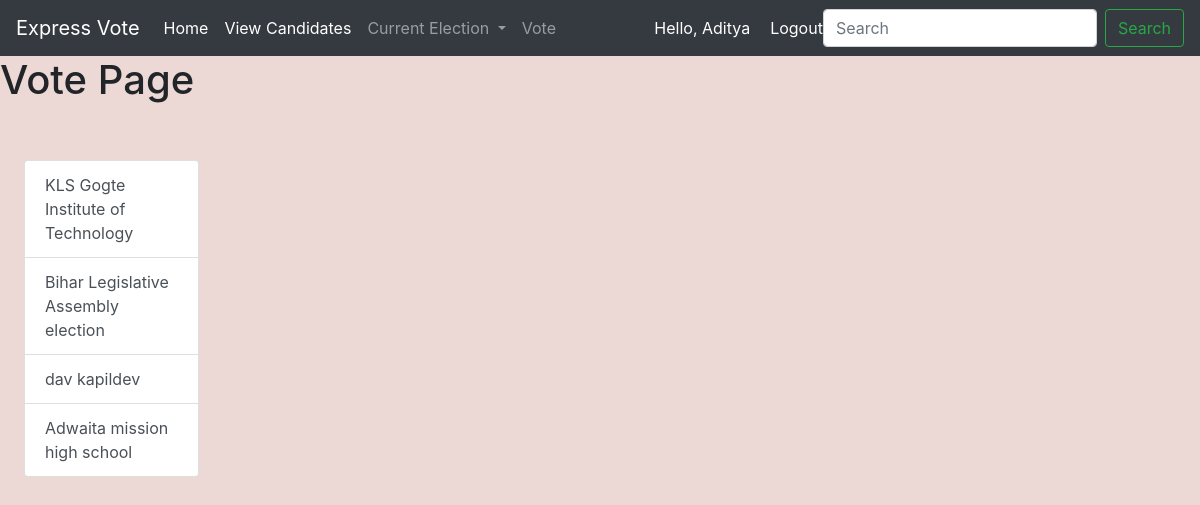
/location/1/ (signed in), run on the app's committed database.
### myapp/models.py (models this page shows, shortened)
class location(models.Model):
    title = models.CharField(max_length=100)
    description = models.TextField()

### expressvote/views.py (the view)
# urls.py: path('location/<int:lid>/', views.show_vote_location),
@login_required(login_url='login')
def show_vote_location(request, lid):
    print(lid)
    loc = location.objects.all()
    loca = location.objects.get(pk=lid)
    images = Imageleader.objects.filter(cat=loca)
    data = {'images': images, 'loc': loc}
    return render(request, "vote.html", data)

### templates/vote.html (shortened to what this page needs)
{% extends "base_layout.html" %}
{% block content %}
    <h1>Vote Page</h1>
    <div class="row">
         <div class="col-sm-2 md-3 lg-3 ml-4">
        <div class="list-group mt-5">
          {% for c in loc %}
          <a href="/location/{{c.pk}}" class="list-group-item list-group-item-action">{{c.title}}</a>
          {% endfor %}
        </div>
      </div>
        <div class="col sm-8">
    </div>
    </div>
{% endblock content %}

### templates/navbar.html (shortened to what this page needs)
<nav class="navbar navbar-expand-lg navbar-dark bg-dark">
  <a class="navbar-brand" href="#">
    Express Vote</a>
  <div class="collapse navbar-collapse" id="navbarSupportedContent">
    <ul class="navbar-nav mr-auto">
      <li class="nav-item active">
        <a class="nav-link" href="/">Home <span class="sr-only">(current)</span></a>
      </li>
      <li class="nav-item active">
        <a class="nav-link" href="/home">View Candidates <span class="sr-only">(current)</span></a>
      </li>
      <li class="nav-item dropdown">
        <a class="nav-link dropdown-toggle" href="#" id="navbarDropdown" role="button" data-toggle="dropdown" aria-haspopup="true" aria-expanded="false">
          Current Election
        </a>
      </li>
      <li class="nav-item">
        <a class="nav-link " href="/vote">Vote</a>
      </li>
    </ul>
    <span class="hello-msg">Hello, {{request.user}}</span>
    <span ><a class="hello-msg" href="{% url 'logout' %}">Logout</a> </span>
    <form class="form-inline my-2 my-lg-0">
      <input class="form-control mr-sm-2" type="search" placeholder="Search" aria-label="Search">
      <button class="btn btn-outline-success my-2 my-sm-0" type="submit">Search</button>
    </form>
  </div>
</nav>

### templates/base_layout.html (style rules this page uses)
body, html { margin: 0; padding: 0; height: 100%; background: #ECD8D4 !important; }

### templates/navbar.html (style rules this page uses)
.hello-msg { font-size:16px; color:#fff; margin-right:15 px; margin-left:20px; }

### data on the page
location: title "KLS Gogte Institute of Technology"
location: title "Bihar Legislative Assembly election"
location: title "dav kapildev"
location: title "Adwaita mission high school"

### other printed values
{{ request.user }} "Aditya"
